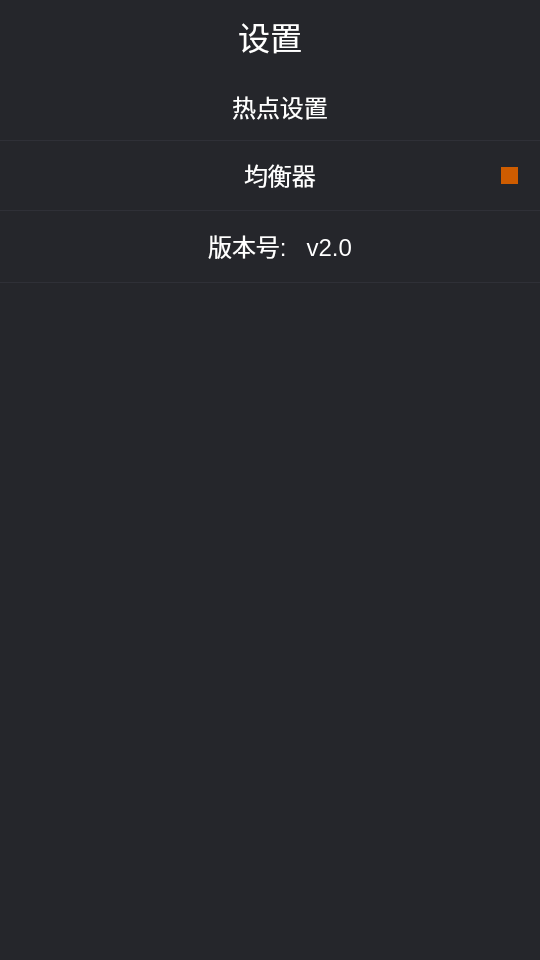
<?xml version="1.0" encoding="UTF-8"?>
<ui version="4.0">
 <class>Dialog</class>
 <widget class="QDialog" name="Dialog">
  <property name="geometry">
   <rect>
    <x>0</x>
    <y>0</y>
    <width>540</width>
    <height>960</height>
   </rect>
  </property>
  <property name="windowTitle">
   <string>Dialog</string>
  </property>
  <property name="styleSheet">
   <string notr="true">background-color: rgb(37, 38, 43);</string>
  </property>
  <widget class="QPushButton" name="back">
   <property name="geometry">
    <rect>
     <x>0</x>
     <y>0</y>
     <width>72</width>
     <height>72</height>
    </rect>
   </property>
   <property name="styleSheet">
    <string notr="true">background-color: &quot;#2a2c31&quot;;
alternate-background-color:  &quot;#2a2c31&quot;;
</string>
   </property>
   <property name="text">
    <string/>
   </property>
   <property name="icon">
    <iconset resource="img.qrc">
     <normaloff>:/img/icon_back.png</normaloff>:/img/icon_back.png</iconset>
   </property>
   <property name="iconSize">
    <size>
     <width>25</width>
     <height>33</height>
    </size>
   </property>
   <property name="flat">
    <bool>true</bool>
   </property>
  </widget>
  <widget class="QLabel" name="title">
   <property name="geometry">
    <rect>
     <x>0</x>
     <y>0</y>
     <width>540</width>
     <height>72</height>
    </rect>
   </property>
   <property name="font">
    <font>
     <pointsize>24</pointsize>
    </font>
   </property>
   <property name="styleSheet">
    <string notr="true">background-color: &quot;#2a2c31&quot;;
color: rgb(255, 255, 255);</string>
   </property>
   <property name="text">
    <string>设置</string>
   </property>
   <property name="alignment">
    <set>Qt::AlignCenter</set>
   </property>
  </widget>
  <widget class="QPushButton" name="wifiSettings">
   <property name="geometry">
    <rect>
     <x>0</x>
     <y>72</y>
     <width>540</width>
     <height>69</height>
    </rect>
   </property>
   <property name="font">
    <font>
     <pointsize>18</pointsize>
    </font>
   </property>
   <property name="styleSheet">
    <string notr="true">color: rgb(255, 255, 255);</string>
   </property>
   <property name="text">
    <string>   热点设置</string>
   </property>
   <property name="flat">
    <bool>true</bool>
   </property>
  </widget>
  <widget class="QPushButton" name="eqSettings">
   <property name="geometry">
    <rect>
     <x>0</x>
     <y>140</y>
     <width>540</width>
     <height>69</height>
    </rect>
   </property>
   <property name="font">
    <font>
     <pointsize>18</pointsize>
    </font>
   </property>
   <property name="styleSheet">
    <string notr="true">color: rgb(255, 255, 255);</string>
   </property>
   <property name="text">
    <string>   均衡器</string>
   </property>
   <property name="flat">
    <bool>true</bool>
   </property>
  </widget>
  <widget class="QLabel" name="label_2">
   <property name="geometry">
    <rect>
     <x>0</x>
     <y>72</y>
     <width>540</width>
     <height>1</height>
    </rect>
   </property>
   <property name="styleSheet">
    <string notr="true">background-color: &quot; #232429&quot;;</string>
   </property>
   <property name="text">
    <string/>
   </property>
  </widget>
  <widget class="QLabel" name="label_3">
   <property name="geometry">
    <rect>
     <x>0</x>
     <y>140</y>
     <width>540</width>
     <height>1</height>
    </rect>
   </property>
   <property name="styleSheet">
    <string notr="true"> background-color: rgb(47, 48, 55);</string>
   </property>
   <property name="text">
    <string/>
   </property>
  </widget>
  <widget class="QLabel" name="label_4">
   <property name="geometry">
    <rect>
     <x>0</x>
     <y>210</y>
     <width>540</width>
     <height>1</height>
    </rect>
   </property>
   <property name="styleSheet">
    <string notr="true">background-color: rgb(47, 48, 55);</string>
   </property>
   <property name="text">
    <string/>
   </property>
  </widget>
  <widget class="QLabel" name="checkPoint">
   <property name="geometry">
    <rect>
     <x>501</x>
     <y>167</y>
     <width>17</width>
     <height>17</height>
    </rect>
   </property>
   <property name="styleSheet">
    <string notr="true">background-color: rgb(206, 92, 0);</string>
   </property>
   <property name="text">
    <string/>
   </property>
  </widget>
  <widget class="QPushButton" name="version">
   <property name="geometry">
    <rect>
     <x>0</x>
     <y>211</y>
     <width>540</width>
     <height>69</height>
    </rect>
   </property>
   <property name="font">
    <font>
     <pointsize>18</pointsize>
    </font>
   </property>
   <property name="styleSheet">
    <string notr="true">color: rgb(255, 255, 255);</string>
   </property>
   <property name="text">
    <string>   版本号:   v2.0</string>
   </property>
   <property name="flat">
    <bool>true</bool>
   </property>
  </widget>
  <widget class="QLabel" name="label_5">
   <property name="geometry">
    <rect>
     <x>0</x>
     <y>282</y>
     <width>540</width>
     <height>1</height>
    </rect>
   </property>
   <property name="styleSheet">
    <string notr="true">background-color: rgb(47, 48, 55);</string>
   </property>
   <property name="text">
    <string/>
   </property>
  </widget>
  <zorder>title</zorder>
  <zorder>back</zorder>
  <zorder>eqSettings</zorder>
  <zorder>wifiSettings</zorder>
  <zorder>label_2</zorder>
  <zorder>label_3</zorder>
  <zorder>label_4</zorder>
  <zorder>checkPoint</zorder>
  <zorder>version</zorder>
  <zorder>label_5</zorder>
 </widget>
 <resources>
  <include location="img.qrc"/>
 </resources>
 <connections/>
</ui>
